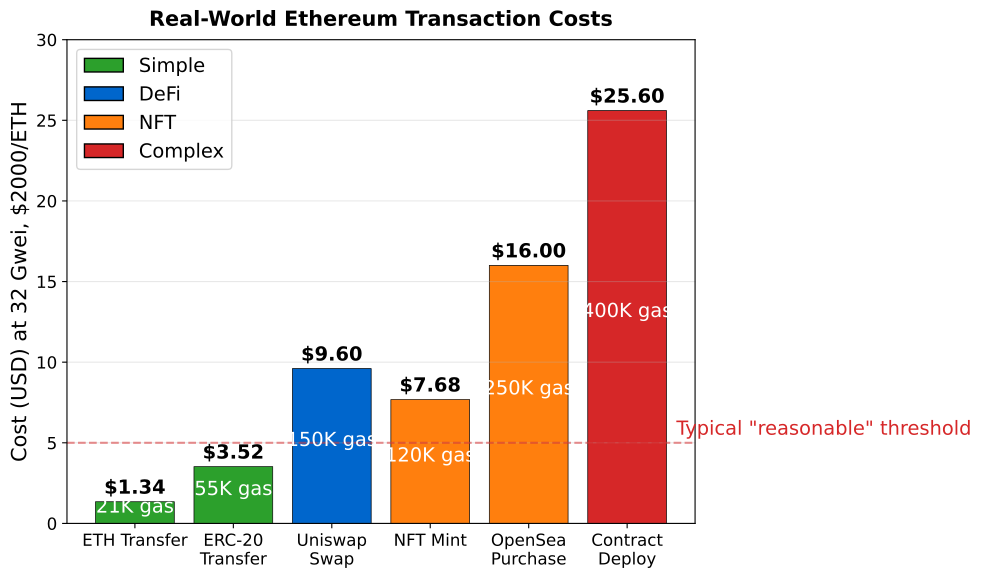

Recreate this plot in Python.
"""
Real-World Transaction Costs
Bar chart showing typical transaction costs
"""

import matplotlib.pyplot as plt
import numpy as np
from pathlib import Path

CHART_METADATA = {
    'title': 'Real World Costs',
    'url': 'https://github.com/Digital-AI-Finance/Blockchain_Crypto/tree/main/Module_B_Ethereum_Smart_Contracts/L14_Gas_Mechanics/charts/05_real_world_costs'
}

plt.rcParams.update({
    'font.size': 14,
    'axes.labelsize': 14,
    'axes.titlesize': 16,
    'xtick.labelsize': 12,
    'ytick.labelsize': 12,
    'legend.fontsize': 12,
    'figure.figsize': (10, 6),
    'figure.dpi': 150
})

MLPURPLE = '#3333B2'
MLBLUE = '#0066CC'
MLORANGE = '#FF7F0E'
MLGREEN = '#2CA02C'
MLRED = '#D62728'

fig, ax = plt.subplots(figsize=(10, 6))

# Transaction types and their gas usage
tx_types = ['ETH Transfer', 'ERC-20\nTransfer', 'Uniswap\nSwap', 'NFT Mint',
            'OpenSea\nPurchase', 'Contract\nDeploy']
gas_used = [21000, 55000, 150000, 120000, 250000, 400000]

# Calculate USD costs at 30 Gwei and $2000/ETH
gwei_price = 32  # 30 base + 2 tip
eth_price = 2000
usd_costs = [(gas * gwei_price * 1e-9 * eth_price) for gas in gas_used]

# Colors
colors = [MLGREEN, MLGREEN, MLBLUE, MLORANGE, MLORANGE, MLRED]

bars = ax.bar(tx_types, usd_costs, color=colors, edgecolor='black', linewidth=0.5)

# Add cost labels
for bar, cost, gas in zip(bars, usd_costs, gas_used):
    height = bar.get_height()
    ax.text(bar.get_x() + bar.get_width()/2, height + 0.5,
            f'${cost:.2f}', ha='center', fontsize=14, fontweight='bold')
    ax.text(bar.get_x() + bar.get_width()/2, height/2,
            f'{gas/1000:.0f}K gas', ha='center', fontsize=14, color='white')

# Reference line
ax.axhline(y=5, color=MLRED, linestyle='--', alpha=0.5, linewidth=1.5)
ax.text(5.5, 5.5, 'Typical "reasonable" threshold', fontsize=14, color=MLRED)

ax.set_ylabel('Cost (USD) at 32 Gwei, $2000/ETH', fontsize=15)
ax.set_ylim(0, 30)

# Legend
from matplotlib.patches import Patch
legend_elements = [
    Patch(facecolor=MLGREEN, edgecolor='black', label='Simple'),
    Patch(facecolor=MLBLUE, edgecolor='black', label='DeFi'),
    Patch(facecolor=MLORANGE, edgecolor='black', label='NFT'),
    Patch(facecolor=MLRED, edgecolor='black', label='Complex'),
]
ax.legend(handles=legend_elements, loc='upper left', fontsize=14)

ax.grid(True, alpha=0.3, axis='y')

ax.set_title('Real-World Ethereum Transaction Costs', fontweight='bold', fontsize=15, pad=10)
plt.tight_layout()

output_path = Path(__file__).parent / 'chart.pdf'
plt.savefig(output_path, bbox_inches='tight', dpi=300)
print(f"Chart saved to: {output_path.absolute()}")
plt.close()
